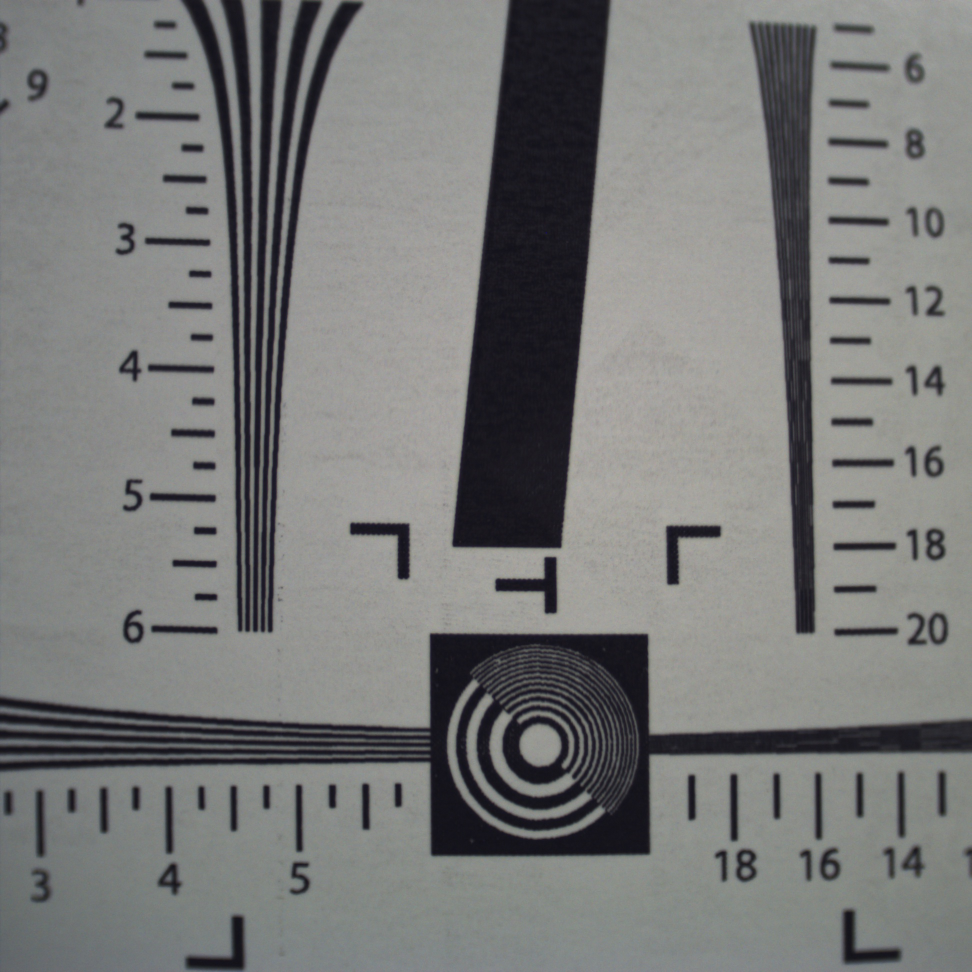
#> input picture Organized/tilt_image.jpg, 1944 x 1944 px, found by its file name (shown at 1/2 size)
$ python fourier_MTF.py
#> lines starting #> are read from the running program, lines starting #| are printed output that depends on the picture
# -*- coding: utf-8 -*-
"""
Created on Fri Jun 16 09:03:43 2017

@author: Gus
"""

import cv2
import numpy as np
from matplotlib import pyplot as plt

"""
Settings
"""
# [4 lines of commented-out code are left out]

roi_horz = slice(910,1100)
roi_vert = slice(0,250)
image = "organized/tilt_image.jpg"
pixel_pitch_mm = 2.2/1000
"""
Code
"""

frame = cv2.imread(image)
#> frame is the input picture: shape (1944, 1944, 3); mean B, G, R 119.9, 120.9, 120.1
gray_frame = cv2.cvtColor(frame, cv2.COLOR_BGR2GRAY)
# cv2.imshow("Target", gray_frame)

roi = gray_frame[roi_vert, roi_horz]
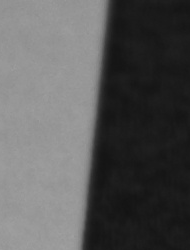
#> roi: shape (250, 190); min 19, max 160, mean 88.2
cv2.imshow("roi",roi)

def find_mid_ind(iterable):
    it = iterable - min(iterable) # somewhat normalized
    av = np.mean(it)
    ind = (np.abs(it-av)).argmin()
    return ind

flat = np.sum(roi, 0)
#> flat = 190 values, max 37916 at index 72, min 6226 at index 122, mean 22049.7
sfr = roi[:,find_mid_ind(flat)]
#> in find_mid_ind, `it = iterable - min(iterable)`: it = 190 values, max 31690 at index 72, min 0 at index 122, mean 15823.7
#> in find_mid_ind, `av = np.mean(it)`: av = 15823.7
#> in find_mid_ind, `ind = (np.abs(it-av)).argmin()`: ind = 94
#> sfr = 250 values, max 152 at index 7, min 22 at index 240, mean 90.35
sfr = sfr.astype(float)
sfr = sfr/max(sfr)
#> sfr = 250 values, max 1 at index 7, min 0.145 at index 240, mean 0.594
plt.figure("sfr")
plt.plot(sfr)

lsf = np.diff(sfr)
#> lsf = 249 values, max 0.0197 at index 53, min -0.0329 at index 87, mean -0.00322
# lsf = np.absolute(lsf)
plt.plot(lsf)

mtf = np.absolute(np.fft.fft(lsf))
#> mtf = 249 values, max 0.803 at index 0, min 0.00278 at index 14, mean 0.116
freq = np.fft.fftfreq(mtf.shape[0])
spac_freq = freq/pixel_pitch_mm
mtf = mtf[freq>0]
#> mtf = 124 values, max 0.601 at index 0, min 0.00278 at index 13, mean 0.113
spac_freq = spac_freq[freq>0]
#> spac_freq = 124 values from 1.83 to 226.4
#> `#plt.plot(freq,mtf)`:
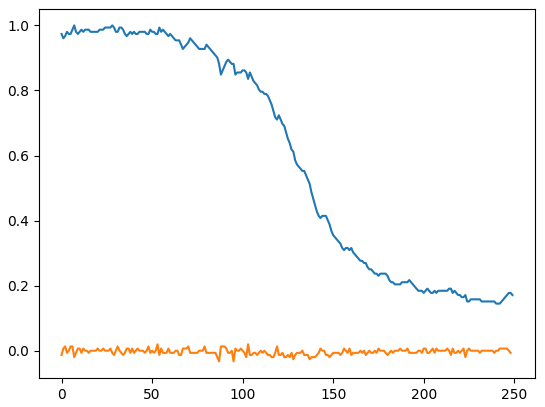
#> figure drawn by matplotlib, 1 panel; curve peaks at x = 7, y = 1; curve peaks at x = 53, y = 0.0197
#> `#plt.plot(freq,mtf)`:
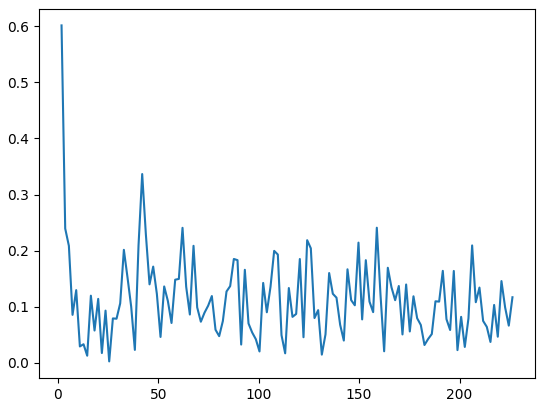
#> figure drawn by matplotlib, 1 panel; curve peaks at x = 1.83, y = 0.601
plt.figure("mtf")
plt.plot(spac_freq,mtf)


# [17 lines of commented-out code are left out]
